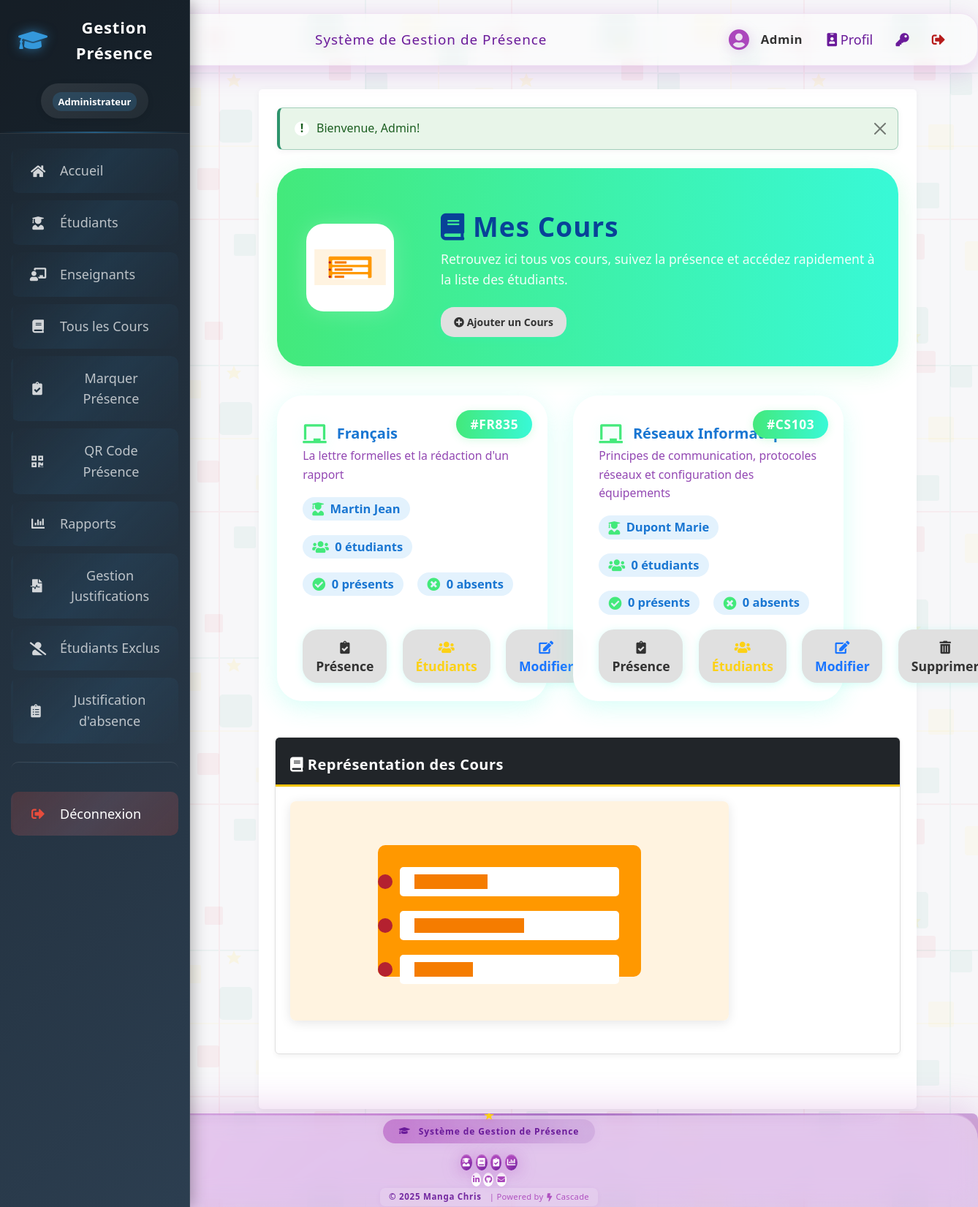
The page /mes_cours.php (signed in) on the database its author committed.
### tables this page shows
CREATE TABLE `cours` (
  `id` int(11) NOT NULL AUTO_INCREMENT,
  `code` varchar(20) NOT NULL,
  `nom` varchar(150) NOT NULL,
  `enseignant_id` int(11) DEFAULT NULL,
  `description` text,
  PRIMARY KEY (`id`),
  UNIQUE KEY `code` (`code`),
  KEY `enseignant_id` (`enseignant_id`),
  CONSTRAINT `cours_ibfk_1` FOREIGN KEY (`enseignant_id`) REFERENCES `utilisateurs` (`id`)
);

CREATE TABLE `utilisateurs` (
  `id` int(11) NOT NULL AUTO_INCREMENT,
  `nom` varchar(100) NOT NULL,
  `prenom` varchar(100) NOT NULL,
  `email` varchar(150) NOT NULL,
  `mot_de_passe` varchar(255) NOT NULL,
  `role` enum('admin','enseignant') DEFAULT 'enseignant',
  `date_creation` timestamp NULL DEFAULT CURRENT_TIMESTAMP,
  `derniere_connexion` timestamp NULL DEFAULT NULL,
  PRIMARY KEY (`id`),
  UNIQUE KEY `email` (`email`)
);

### includes/auth.php (called while the page is built, shortened)
<?php
require_once 'functions.php';
require_once dirname(__DIR__) . '/config/database.php';
function est_admin() {
    return est_connecte() && ($_SESSION['user_role'] === 'admin');
}
?>

### config/database.php (called while the page is built, shortened)
<?php
$db_type = null;
$pdo = null;
$mysqli = null;
if (getenv('REPL_ID') || getenv('REPL_SLUG') || getenv('PGHOST')) {
    $db_type = 'postgresql';
    $host = getenv('PGHOST');
    $dbname = getenv('PGDATABASE');
    $user = getenv('PGUSER');
    $password = getenv('PGPASSWORD');
    $port = getenv('PGPORT');
    $dsn = "pgsql:host=$host;port=$port;dbname=$dbname;user=$user;password=$password";
    try {
        $pdo = new PDO($dsn);
        $pdo->setAttribute(PDO::ATTR_ERRMODE, PDO::ERRMODE_EXCEPTION);
        $pdo->setAttribute(PDO::ATTR_DEFAULT_FETCH_MODE, PDO::FETCH_ASSOC);
    } catch (PDOException $e) {
        die("Erreur de connexion à la base de données PostgreSQL: " . $e->getMessage());
    }
} else {
    $db_type = 'mysql';
    $host = 'localhost';
    $dbname = 'attendance_system';
    $user = 'root';
    $password = '';
    $port = 3306;
    $mysqli = new mysqli($host, $user, $password, $dbname, $port);
    $mysqli->set_charset("utf8mb4");
}
function db_query($sql, $params = []) {
    global $db_type, $pdo, $mysqli;
    if ($db_type === 'postgresql') {
        try {
            $stmt = $pdo->prepare($sql);
            $stmt->execute($params);
            return $stmt->fetchAll();
        } catch (PDOException $e) {
            error_log("Erreur SQL (PostgreSQL): " . $e->getMessage());
            return false;
        }
    } else {
        try {
            $stmt = $mysqli->prepare($sql);
            $stmt->execute();
            $result = $stmt->get_result();
            $rows = [];
            while ($row = $result->fetch_assoc()) {
                $rows[] = $row;
            }
            return $rows;
        } catch (Exception $e) {
            error_log("Erreur SQL (MySQL): " . $e->getMessage());
            return false;
        }
    }
}
?>

### mes_cours.php (the view, shortened to what this page needs)
<?php
require_once 'includes/auth.php';
require_once 'config/database.php';
if (est_admin()) {
    $cours = db_query("SELECT c.*, u.nom as enseignant_nom, u.prenom as enseignant_prenom,
        (SELECT COUNT(*) FROM inscriptions i WHERE i.cours_id = c.id) as nb_etudiants,
        (SELECT COUNT(*) FROM presences p WHERE p.cours_id = c.id) as total_presences,
        (SELECT COUNT(*) FROM presences p WHERE p.cours_id = c.id AND p.statut = 'present') as nb_presents
        FROM cours c
        LEFT JOIN utilisateurs u ON c.enseignant_id = u.id
        ORDER BY c.nom
    ");
}
include 'includes/header.php';
?>
<div class="mes-cours-hero">
    <img src="assets/images/courses.svg" alt="Cours" class="mes-cours-hero-img">
    <div class="mes-cours-hero-content">
        <h1><i class="fas fa-book"></i> Mes Cours</h1>
        <p>Retrouvez ici tous vos cours, suivez la présence et accédez rapidement à la liste des étudiants.</p>
        <?php if (est_admin()): ?>
        <a href="ajouter_cours.php" class="btn btn-light btn-lg mt-2" style="border-radius:1.3em;font-weight:700;box-shadow:0 2px 12px #38f9d733;">
            <i class="fas fa-plus-circle"></i> Ajouter un Cours
        </a>
        <?php endif; ?>
    </div>
</div>
<div class="mes-cours-list">
<?php if (empty($cours)): ?>
    <div class="alert alert-info w-100 text-center" style="border-radius:1.3em;font-size:1.1em;">
        <i class="fas fa-info-circle"></i> Aucun cours enregistré.
    </div>
<?php else: ?>
    <?php foreach ($cours as $c): ?>
    <div class="cours-card-glass">
        <div class="cours-card-code">#<?= htmlspecialchars($c['code']) ?></div>
        <div class="cours-card-title"><i class="fas fa-chalkboard"></i> <?= htmlspecialchars($c['nom']) ?></div>
        <div class="cours-card-desc"><?= htmlspecialchars($c['description']) ?></div>
        <div class="cours-card-infos">
            <?php if (est_admin()): ?>
            <div class="cours-card-info"><i class="fas fa-user-graduate"></i> <?= $c['enseignant_id'] ? htmlspecialchars($c['enseignant_nom'] . ' ' . $c['enseignant_prenom']) : '<span class=\'text-muted\'>Non assigné</span>' ?></div>
            <?php endif; ?>
            <div class="cours-card-info"><i class="fas fa-users"></i> <?= $c['nb_etudiants'] ?> étudiants</div>
            <div class="cours-card-info"><i class="fas fa-check-circle"></i> <?= $c['nb_presents'] ?> présents</div>
            <div class="cours-card-info"><i class="fas fa-times-circle"></i> <?= $c['total_presences'] - $c['nb_presents'] ?> absents</div>
        </div>
        <div class="cours-card-actions">
            <a href="presence.php?cours_id=<?= $c['id'] ?>" class="btn btn-outline-success" title="Marquer les présences">
                <i class="fas fa-clipboard-check"></i> Présence
            </a>
            <a href="liste_etudiants.php?cours_id=<?= $c['id'] ?>" class="btn btn-outline-info" title="Liste des étudiants">
                <i class="fas fa-users"></i> Étudiants
            </a>
            <?php if (est_admin()): ?>
            <a href="ajouter_cours.php?id=<?= $c['id'] ?>" class="btn btn-outline-primary" title="Modifier">
                <i class="fas fa-edit"></i> Modifier
            </a>
            <a href="cours.php?action=delete&id=<?= $c['id'] ?>" class="btn btn-outline-danger btn-delete" title="Supprimer">
                <i class="fas fa-trash-alt"></i> Supprimer
            </a>
            <?php endif; ?>
        </div>
    </div>
    <?php endforeach; ?>
<?php endif; ?>
</div>
    <div class="row mt-4">
        <div class="col-md-12">
            <div class="card">
                <div class="card-header bg-dark text-white">
                    <h5 class="card-title mb-0"><i class="fas fa-book"></i> Représentation des Cours</h5>
                </div>
                <div class="card-body">
                    <img src="assets/images/courses.svg" alt="Représentation visuelle des cours" class="decorative-image">
                </div>
            </div>
        </div>
    </div>
</div>
<?php
include 'includes/footer.php';
?>

### assets/css/sidebar-enhanced.css (style rules this page uses)
html, body { padding: 0 !important; margin: 0 !important; }
body { margin-left: 0 !important; padding-left: 0 !important; }

### assets/css/modules/base.css (style rules this page uses)
:root { --couleur-primaire: #1a75ff; --couleur-secondaire: #084298; --couleur-accent: #ce1126; --couleur-texte: #333; --couleur-fond: #f7f7f9; --couleur-succes: #2D936C; --couleur-danger: #BF0603; --couleur-avertissement: #F3C302; --couleur-info: #0dcaf0; --couleur-fond-clair: #ecf0f1; }
body { font-family: 'Segoe UI', Tahoma, Geneva, Verdana, sans-serif; line-height: 1.6; color: var(--couleur-texte); background-color: var(--couleur-fond); margin: 0; padding: 0; background-image: url('../images/cameroon-pattern.svg'); background-repeat: repeat; background-size: 400px 400px; }
h1, h2, h3, h4, h5, h6 { font-weight: 600; margin-top: 0.5em; margin-bottom: 0.5em; color: var(--couleur-primaire); }
a { color: var(--couleur-accent); text-decoration: none; transition: color 0.2s; }

### assets/css/modules/layout.css (style rules this page uses)
.row { display: flex; flex-wrap: wrap; margin: 0 -15px 25px; gap: 15px; }

### assets/css/modules/components.css (style rules this page uses)
.card { background-color: white; border: 1px solid #e0e0e0; border-radius: 6px; margin-bottom: 25px; overflow: hidden; box-shadow: 0 3px 6px rgba(0, 0, 0, 0.05); transition: transform 0.2s, box-shadow 0.2s; }
.card-header { background-color: var(--couleur-primaire); color: white; padding: 15px 20px; font-weight: 600; letter-spacing: 0.5px; border-bottom: 3px solid var(--couleur-avertissement); }
.card-body { padding: 20px; }
.btn { display: inline-block; padding: 10px 18px; border: none; border-radius: 6px; background-color: #e0e0e0; color: #333; text-decoration: none; cursor: pointer; font-size: 14px; font-weight: 500; margin-right: 10px; transition: all 0.2s; box-shadow: 0 2px 5px rgba(0, 0, 0, 0.1); }
.btn-outline-primary { color: #1a75ff !important; border-color: #1a75ff !important; }
.btn-outline-info { color: #fcd116 !important; border-color: #fcd116 !important; }
.decorative-image { max-width: 100%; height: auto; margin-bottom: 25px; border-radius: 8px; box-shadow: 0 3px 15px rgba(0, 0, 0, 0.1); transition: transform 0.3s; }

### assets/css/modules/theme-blue.css (style rules this page uses)
:root { --couleur-primaire: #1a75ff; --couleur-secondaire: #084298; --couleur-accent: #ce1126; --couleur-texte: #333; --couleur-fond: #f7f7f9; --couleur-succes: #2D936C; --couleur-danger: #BF0603; --couleur-avertissement: #F3C302; --couleur-info: #0dcaf0; --couleur-fond-clair: #ecf0f1; }
.navbar, .sidebar, .card-header, th { background-color: var(--couleur-primaire); }
label, h1, h2, h3, h4, h5, h6 { color: var(--couleur-secondaire); }
.card-header, .dashboard-header { border-bottom-color: var(--couleur-avertissement); }

### rows shown on the page
cours: code "FR835", nom "Français", description "La lettre formelles et la rédaction d'un rapport", enseignant.prenom "Martin Jean", nb_etudiants "0", nb_presents "0"
cours: code "CS103", nom "Réseaux Informatiques", description "Principes de communication, protocoles réseaux et configuration des équipements", enseignant.prenom "Dupont Marie", nb_etudiants "0", nb_presents "0"

### other values the page prints
$_SESSION['user_nom'] "Admin"
$_SESSION['alerte']['message'] "Bienvenue, Admin!"
